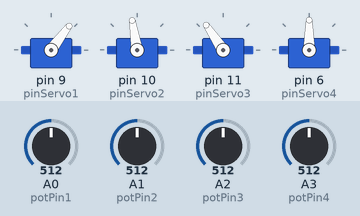
A sketch run on a simulated Arduino Uno, built with avr-gcc and run on an emulated ATmega328P. On the bench: 4 × servo. The test bench sets the inputs (shaded band); at power-on: A1 (potPin2) = 512, A0 (potPin1) = 512, A2 (potPin3) = 512, A3 (potPin4) = 512.

Above: at 1.2 s.
1.3 s: A1 (potPin2) set to 992
At 2.4 s:
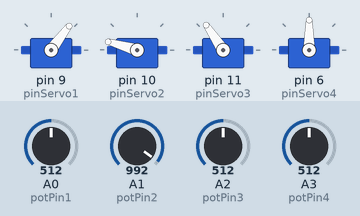
3.1 s: A0 (potPin1) set to 716
At 3.5 s:
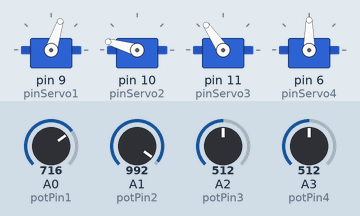
4.7 s: A2 (potPin3) set to 716
At 5.9 s:
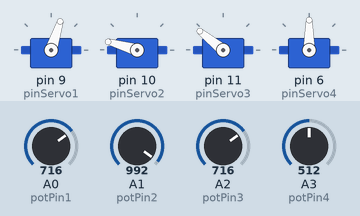
6.3 s: A3 (potPin4) set to 716
At 7.6 s:
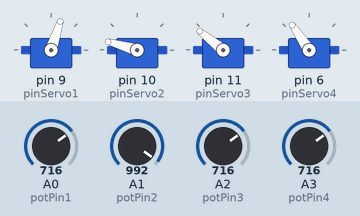
7.9 s: A1 (potPin2) set to 30
At 9.1 s:
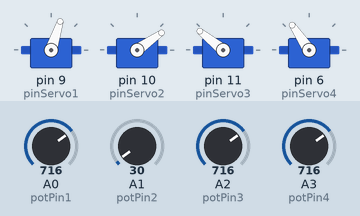
10.0 s: A0 (potPin1) set to 992
At 11.3 s:
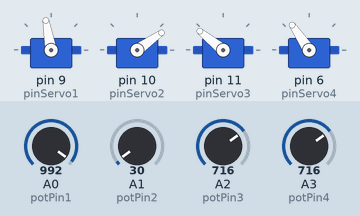
Timing chart, 0 to 12.6 s (numbered marks = the images above; inputs shaded):
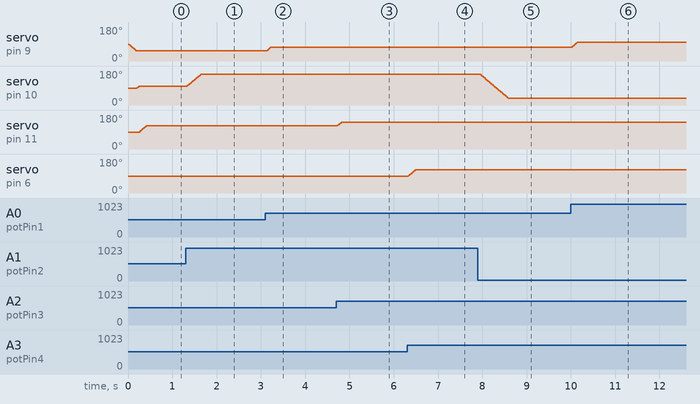

The sketch:

Robo.ino.ino
```cpp
#include <Servo.h>  // Inclui a biblioteca Servo

// Criação dos objetos Servo
Servo servo1;  // Servo da garra
Servo servo2;  // Servo esquerdo
Servo servo3;  // Servo direito
Servo servo4;  // Servo da base

// Pinos de conexão dos servos
int pinServo1 = 9;   // Pino para o servo da garra
int pinServo2 = 10;  // Pino para o servo esquerdo
int pinServo3 = 11;  // Pino para o servo direito
int pinServo4 = 6;   // Pino para o servo da base (alterado para 6)

// Pinos dos potenciômetros
int potPin1 = A0;  // Pino para o potenciômetro do servo da garra
int potPin2 = A1;  // Pino para o potenciômetro do servo esquerdo
int potPin3 = A2;  // Pino para o potenciômetro do servo direito
int potPin4 = A3;  // Pino para o potenciômetro do servo da base

int potValue1, potValue2, potValue3, potValue4;  // Valores lidos dos potenciômetros
int angulo1, angulo2, angulo3, angulo4;  // Ângulos mapeados para os servos

void setup() {
  // Conectar os servos aos pinos
  servo1.attach(pinServo1);
  servo2.attach(pinServo2);
  servo3.attach(pinServo3);
  servo4.attach(pinServo4);

  Serial.begin(9600);  // Inicia a comunicação serial
}

void loop() {
  // Lê os valores dos potenciômetros
  potValue1 = analogRead(potPin1);  // Lê o potenciômetro do servo da garra
  potValue2 = analogRead(potPin2);  // Lê o potenciômetro do servo esquerdo
  potValue3 = analogRead(potPin3);  // Lê o potenciômetro do servo direito
  potValue4 = analogRead(potPin4);  // Lê o potenciômetro do servo da base

  // Mapeando os valores dos potenciômetros para os ângulos dos servos
  angulo1 = map(potValue1, 0, 1023, 0, 105);     // Servo 1 (Garra): 0° a 105°
  angulo2 = map(potValue2, 0, 1023, 30, 170);   // Servo 2 (Esquerdo): 30° a 170°
  angulo3 = map(potValue3, 0, 1023, 80, 170);   // Servo 3 (Direito): 80° a 170°
  angulo4 = map(potValue4, 0, 1023, 0, 180);    // Servo 4 (Base): 0° a 180°

  // Suavizando a movimentação dos servos simultaneamente
  suavizarMovimentoSimultaneo(servo1, angulo1);
  suavizarMovimentoSimultaneo(servo2, angulo2);
  suavizarMovimentoSimultaneo(servo3, angulo3);
  suavizarMovimentoSimultaneo(servo4, angulo4);

  delay(10);  // Aguarda os servos se moverem para a nova posição
}

// Função para suavizar o movimento dos servos simultaneamente
void suavizarMovimentoSimultaneo(Servo& servo, int anguloDesejado) {
  int anguloAtual = servo.read();  // Obtém o ângulo atual do servo

  // Se o ângulo atual não for igual ao desejado, mova o servo
  if (anguloAtual != anguloDesejado) {
    // Define o intervalo de movimento
    int passos = (anguloAtual < anguloDesejado) ? 1 : -1;

    // Faz a movimentação gradual
    for (int i = anguloAtual; i != anguloDesejado; i += passos) {
      servo.write(i);  // Atualiza a posição do servo
      delay(5);  // Aguarda para criar a suavização no movimento
    }
  }
}
```

Measured:
- after the input at 1.3 s, servo on pin 10 (pinServo2): moves from 99° to 164° over 0.32 s, starting at once
- after the input at 3.1 s, servo on pin 9 (pinServo1): 53° → 72° at once
- after the input at 4.7 s, servo on pin 11 (pinServo3): 124° → 141° at once
- after the input at 6.3 s, servo on pin 6 (pinServo4): moves from 90° to 124° over 0.17 s, starting at once
- after the input at 7.9 s, servo on pin 10 (pinServo2): moves from 164° to 35° over 0.65 s, starting at once
- after the input at 10.0 s, servo on pin 9 (pinServo1): 72° → 100° at once
